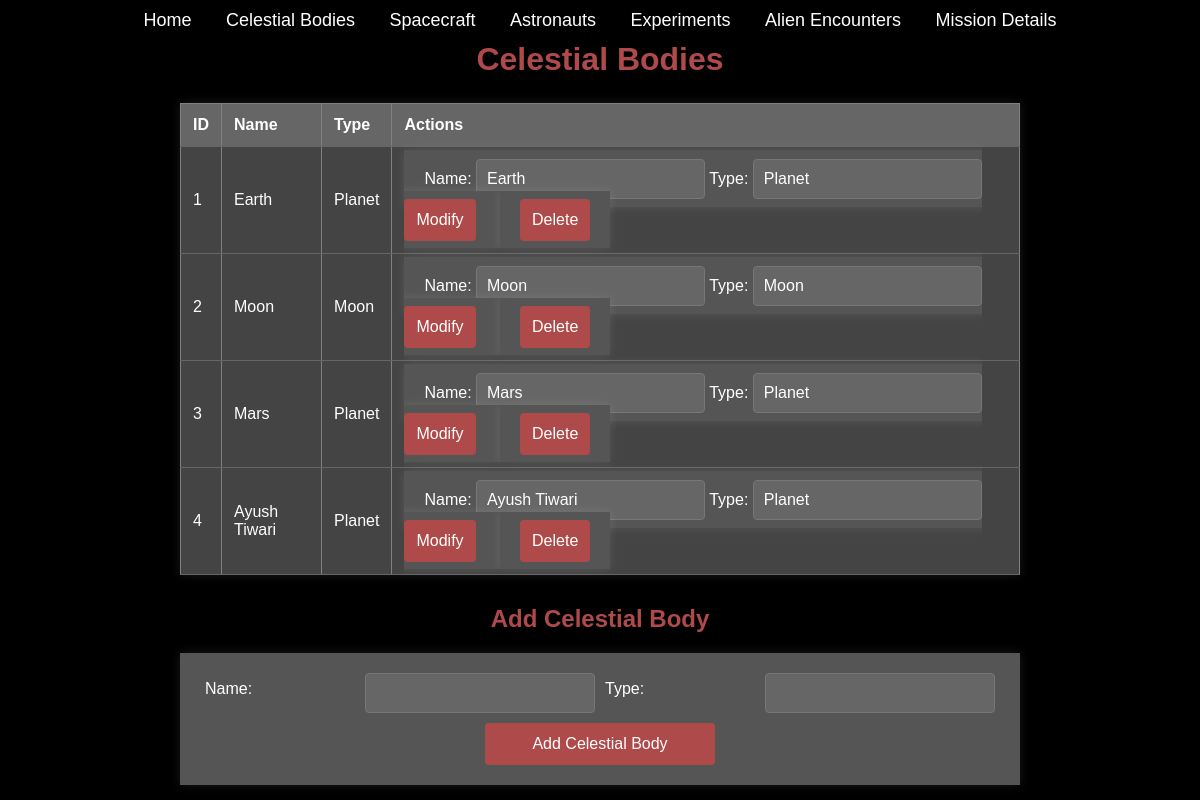
/celestial_bodies, run on an earlier commit of the app's database.
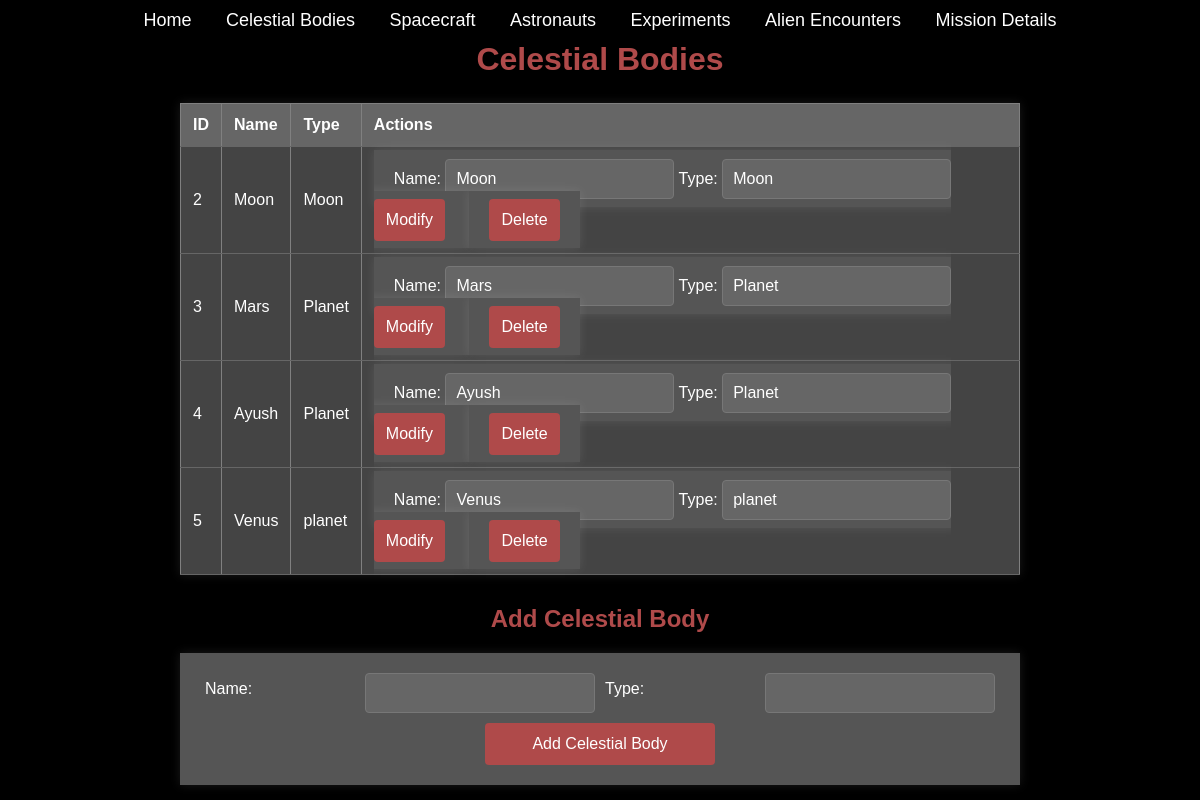
And on a later commit of the database.
### app.py (models this page shows)
class CelestialBody(db.Model):
    id = db.Column(db.Integer, primary_key=True)
    name = db.Column(db.String(50), nullable=False)
    type = db.Column(db.String(50), nullable=False)

### app.py (the view)
@app.route('/celestial_bodies')
def celestial_bodies():
    return render_template('celestial_bodies.html', celestial_bodies=CelestialBody.query.all())

### templates/celestial_bodies.html (shortened to what this page needs)
<!DOCTYPE html>
<html lang="en">
  <head>
    <link
      rel="stylesheet"
      href="{{ url_for('static', filename='index.css') }}"
    />
  </head>
  <body>
    <div class="navbar">
      <a href="/">Home</a>
      <a href="/celestial_bodies">Celestial Bodies</a>
      <a href="/spacecraft">Spacecraft</a>
      <a href="/astronauts">Astronauts</a>
      <a href="/experiments">Experiments</a>
      <a href="/alien_encounters">Alien Encounters</a>
      <a href="/mission_details">Mission Details</a>
    </div>
    <h1>Celestial Bodies</h1>
    <table border="1">
      <tr>
        <th>ID</th>
        <th>Name</th>
        <th>Type</th>
        <th>Actions</th>
      </tr>
      {% for body in celestial_bodies %}
      <tr id="celestial-body-{{ body.id }}">
        <td>{{ body.id }}</td>
        <td>{{ body.name }}</td>
        <td>{{ body.type }}</td>
        <td>
          <form
            method="POST"
            action="/modify_celestial_body/{{ body.id }}"
            style="display: inline"
          >
            <label for="name">Name:</label>
            <input
              type="text"
              id="name-{{ body.id }}"
              name="name"
              value="{{ body.name }}"
              required
            />
            <label for="type">Type:</label>
            <input
              type="text"
              id="type-{{ body.id }}"
              name="type"
              value="{{ body.type }}"
              required
            />
            <button type="submit">Modify</button>
          </form>
          <form
            method="POST"
            action="/delete_celestial_body/{{ body.id }}"
            style="display: inline"
            onsubmit="return confirm('Are you sure you want to delete this celestial body?')"
          >
            <button type="submit">Delete</button>
          </form>
        </td>
      </tr>
      {% endfor %}
    </table>
    <h2>Add Celestial Body</h2>
    <form
      class="ajax-form"
      id="celestial-body-form"
      action="/add_celestial_body"
      method="post"
    >
      <label for="name">Name:</label>
      <input type="text" id="name" name="name" required />
      <label for="type">Type:</label>
      <input type="text" id="type" name="type" required />
      <button type="submit">Add Celestial Body</button>
    </form>
  </body>
</html>

What changed in the data, as far as the page shows it:
removed CelestialBody: id "1", name "Earth", type "Planet"
changed CelestialBody id 4: name "Ayush Tiwari" → "Ayush"
added CelestialBody: id "5", name "Venus", type "planet"
